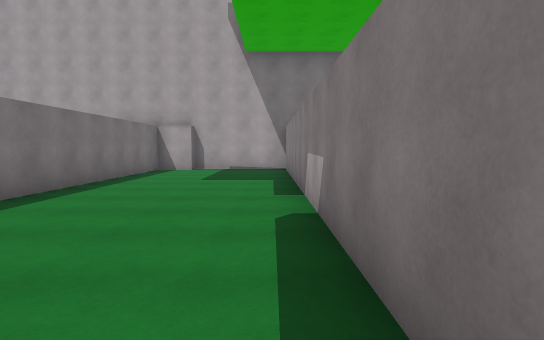
view 1 (above)

20 first-person views from a walk through a 3-D level made in the Unity game engine. The camera is 1.5 m above the floor, tilts 4° down and sees 80° across. The floor is counted in squares, 2 m on a side. Each view is taken from the middle of a square. On the plan, view 1 faces up. The plan holds only what a view shows up to about 11 squares ahead; the rest is blank. The place goes on beyond the plan. The player is left out. Surface patterns are stand-ins for the level's own textures.

view 2
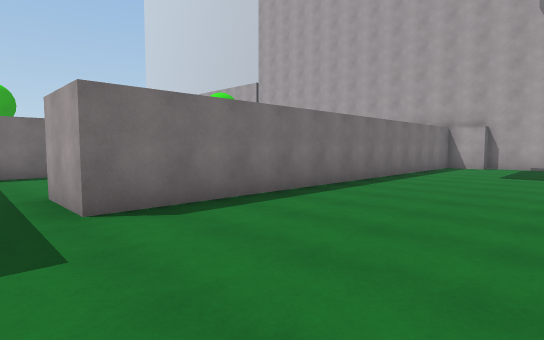

view 3
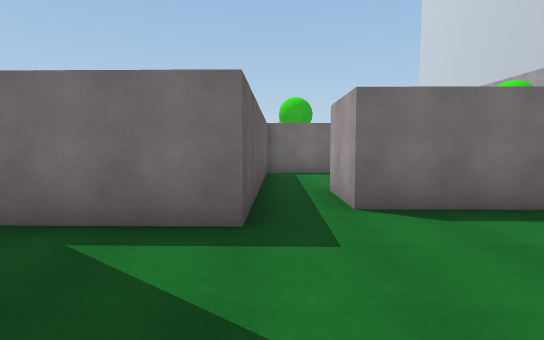

view 4
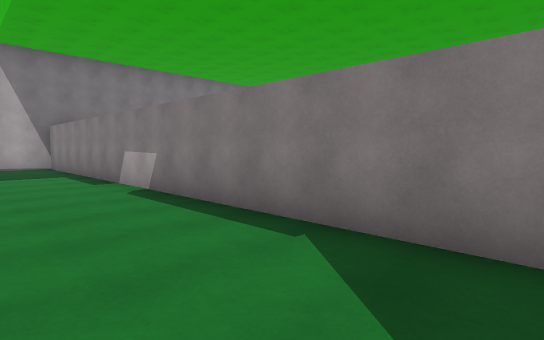

view 5
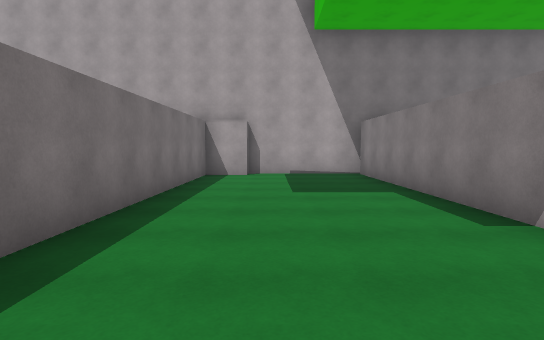

view 6
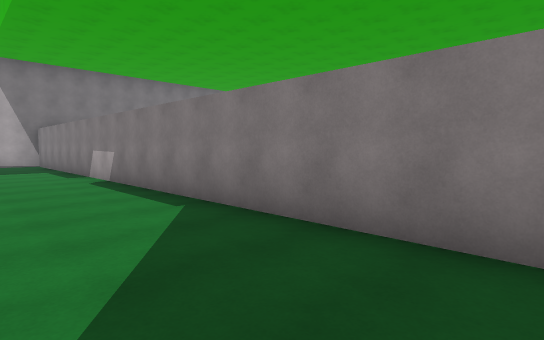

view 7
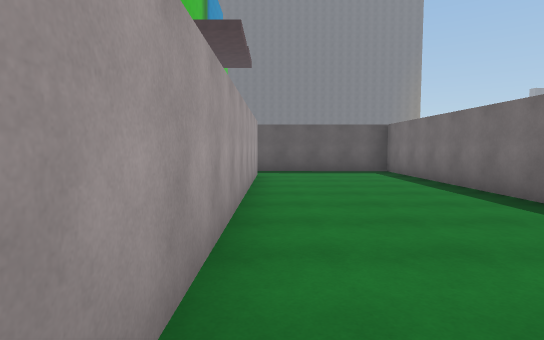

view 8
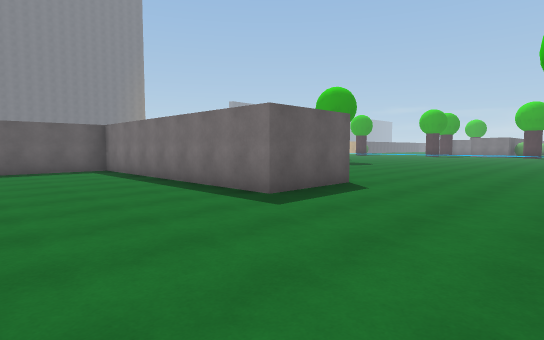

view 9
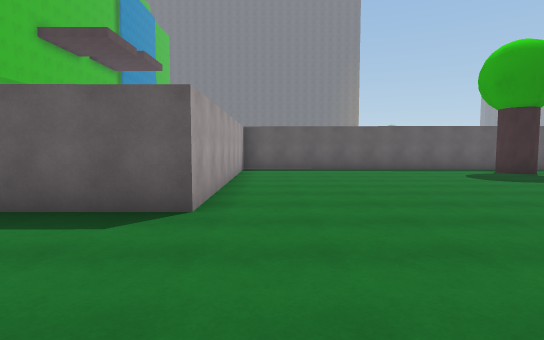

view 10
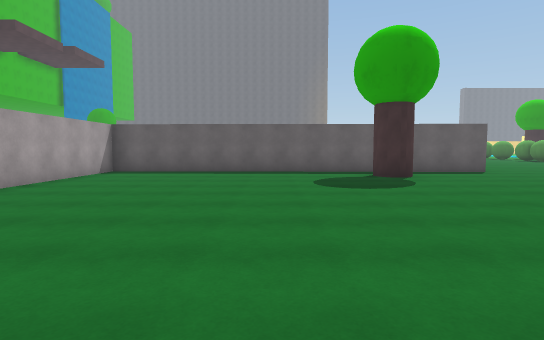

view 11
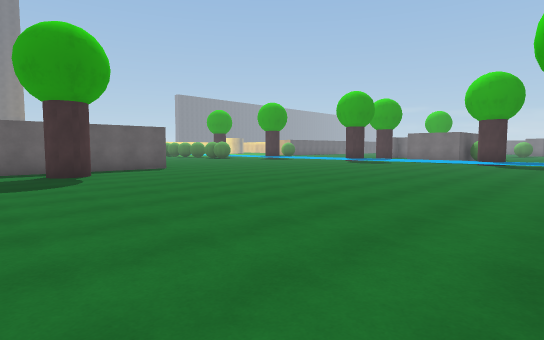

view 12
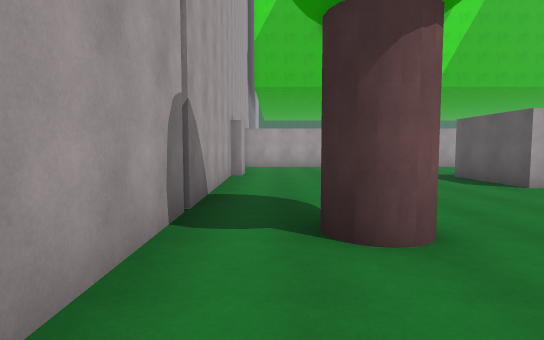

view 13
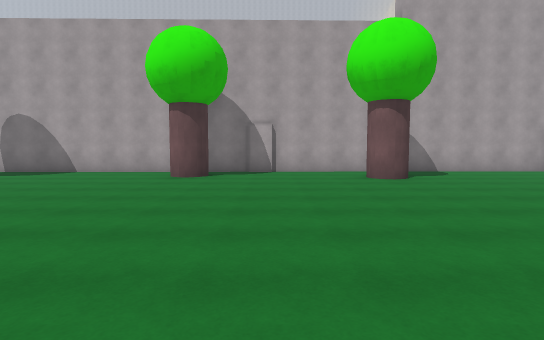

view 14
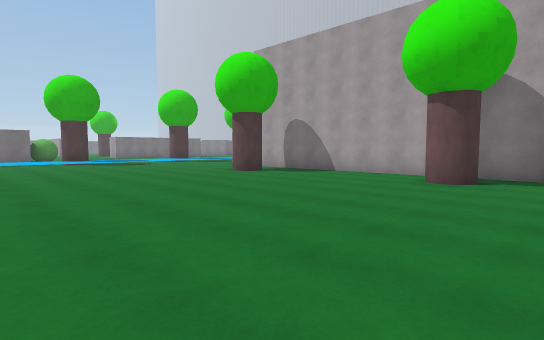

view 15
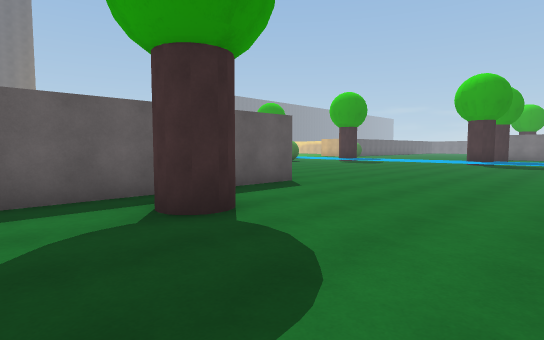

view 16
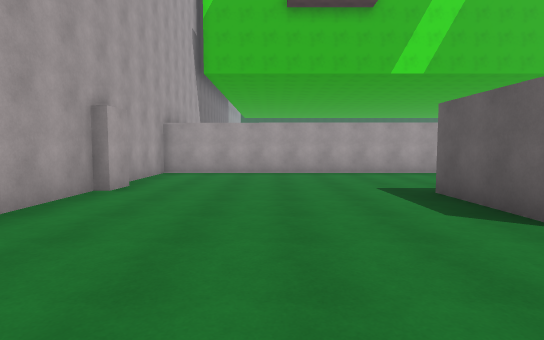

view 17
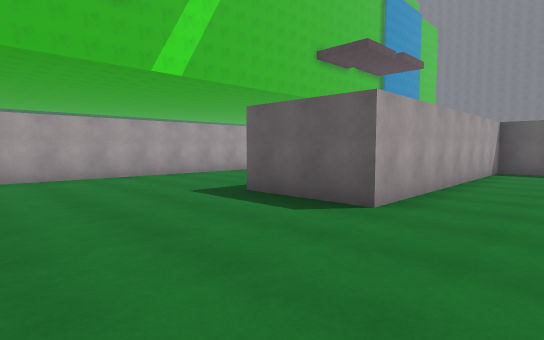

view 18
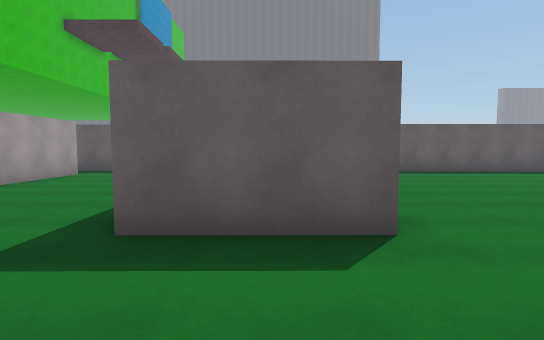

view 19
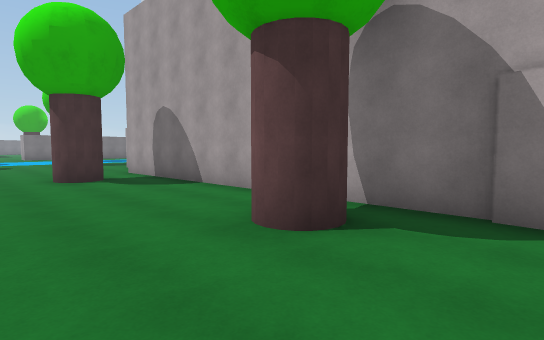

view 20
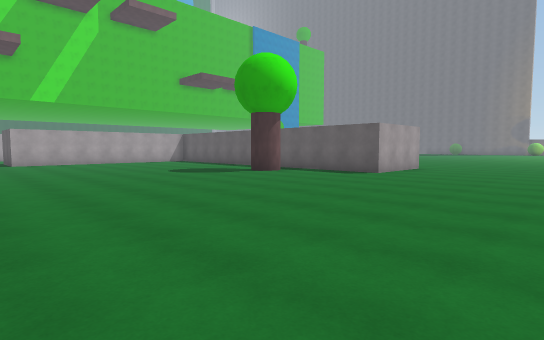

### Floor plan
Points are (right, up) in squares from view 1. A wall is a line through its corners. A room is listed if a view was taken in it or the views show most of it. See-through windows are left out.
Room 1 (views 1, 2, 3, 4, 5, 6)
walls: (-5.4, -2.2) (-3, -2.3) (-3.1, -4.5); (0.6, -3.9) (0.5, 11.3) (-2.8, 11.2) (-2.8, 10.8) (-3.8, 10.8) (-3.9, -1) (-5.6, -1)
ways out: opening at (-4.5, -2) to room 2
Room 2 (views 7, 8, 9, 10, 11, 12, 13, 14, 15, 16, 17, 18, 19, 20)
walls: (-23.6, -4.3) (-23.5, -1.9) (-12, -2.1) (-12.1, 5.3) (-9.7, 5.3) (-9.6, -2.1) (-5.4, -2.2); (-9.3, 11.1) (-27.8, 10.8); (-8.6, 10.8) (-9.5, 10.8); (-5.6, -1) (-5.5, 11.2) (-8.1, 11.1)
ways out: opening at (-4.5, -2) to room 1

Positions as (right, up) in squares from view 1, and headings:
1: (0, 0), facing up
2: (0, -2), facing up-left
3: (0, -2), facing left
4: (-2, -2), facing up-right
5: (-2, 2), facing up
6: (-2, -4), facing up-right
7: (-6, 8), facing down
8: (-6, 9), facing down-left
9: (-13, 9), facing down
10: (-17, 8), facing down
11: (-18, 9), facing down-left
12: (-18, 10), facing right
13: (-18, 1), facing up
14: (-18, 2), facing up-left
15: (-18, 3), facing down-left
16: (-15, 8), facing right
17: (-14, 9), facing down-right
18: (-11, 8), facing down
19: (-18, 7), facing up-left
20: (-28, 7), facing down-right
